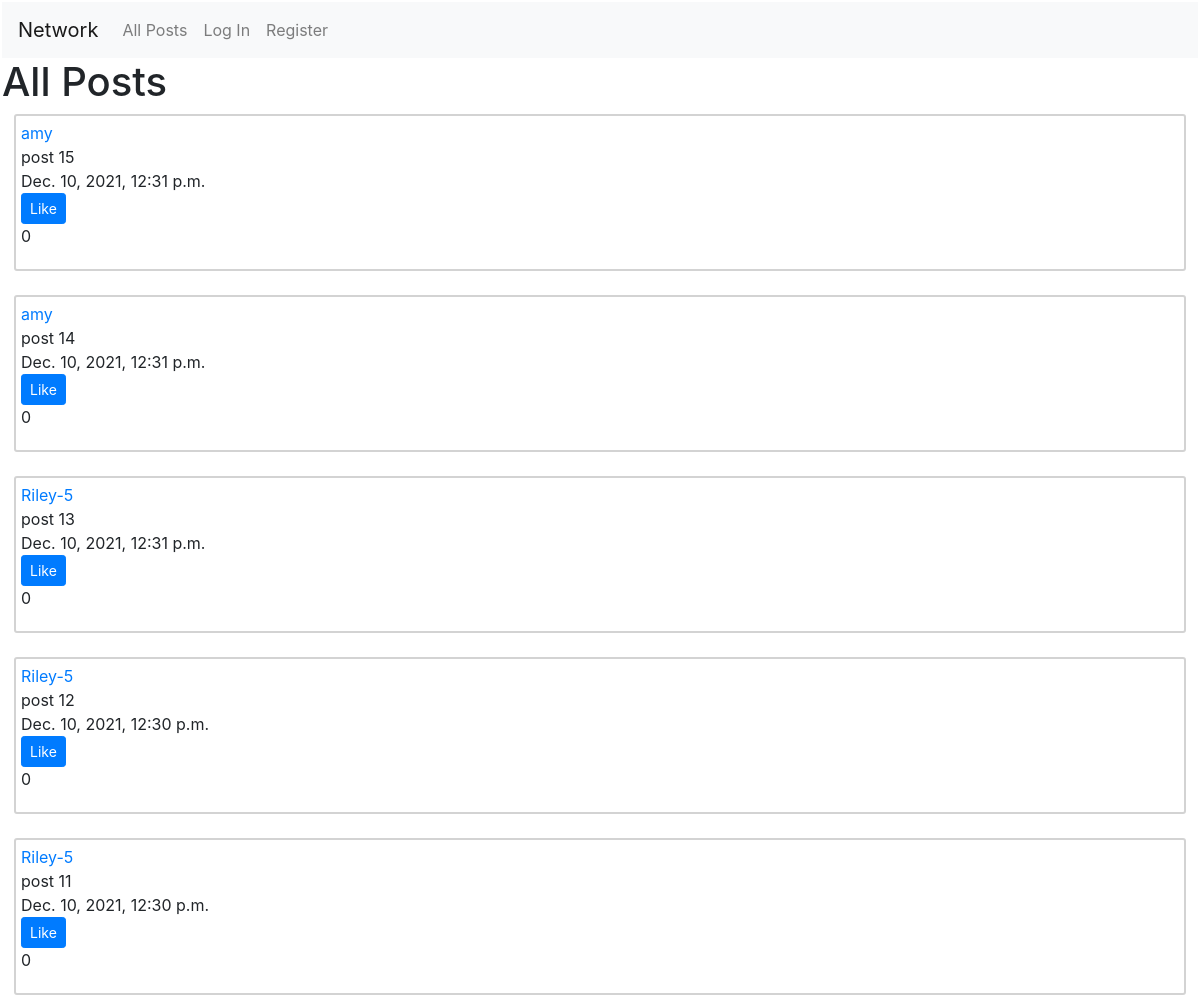
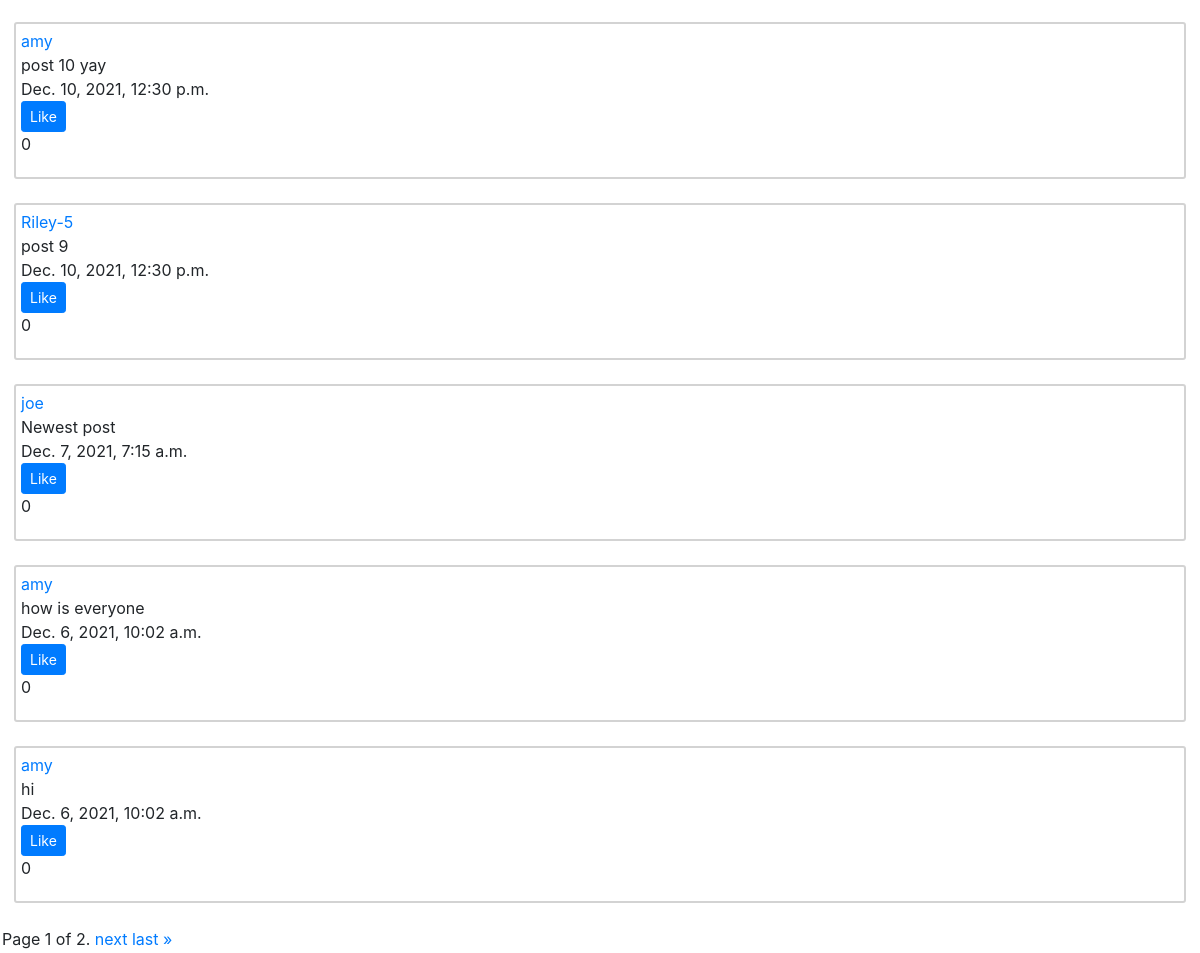
Before: / with the older database file (2 pictures, top to bottom).
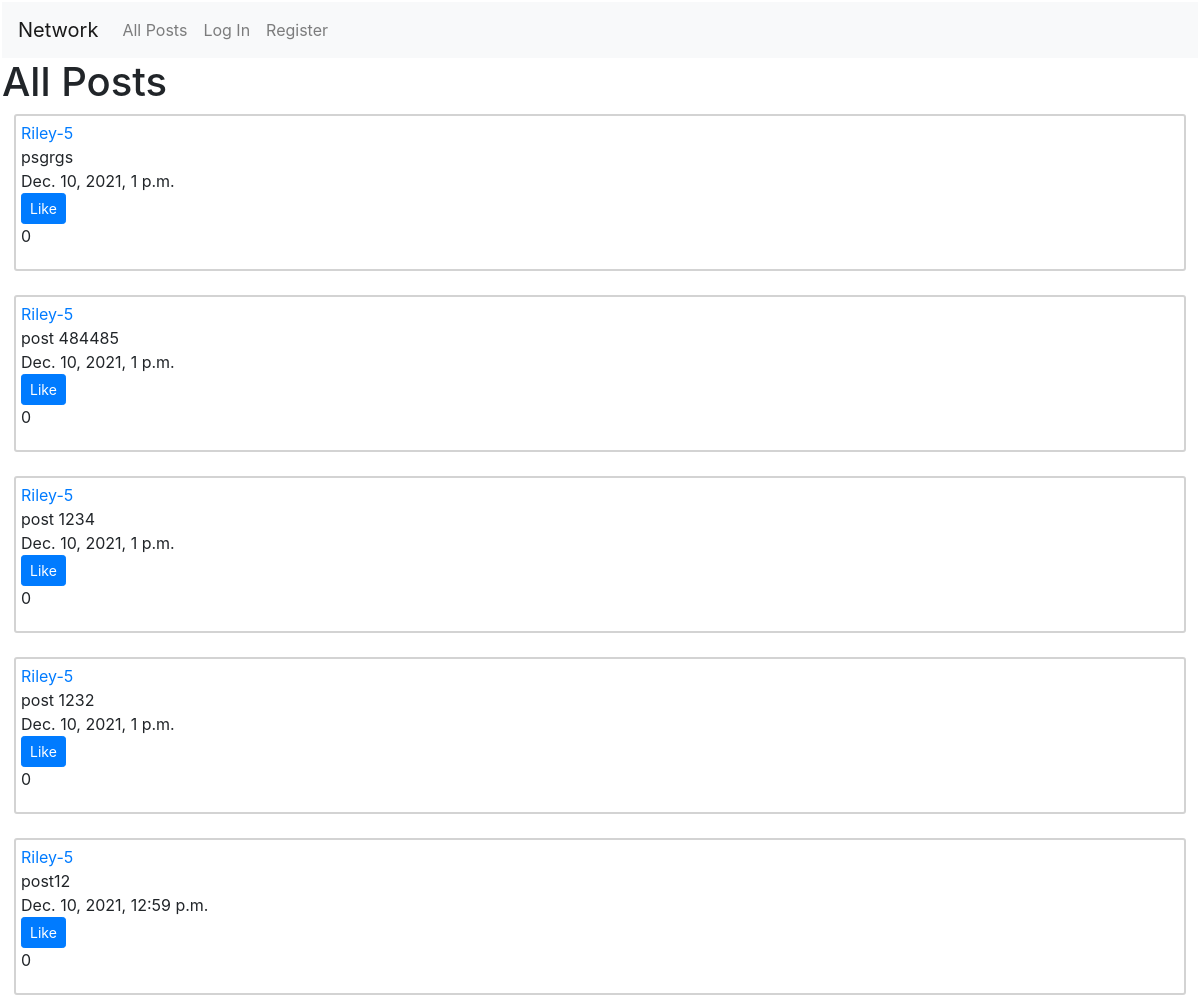
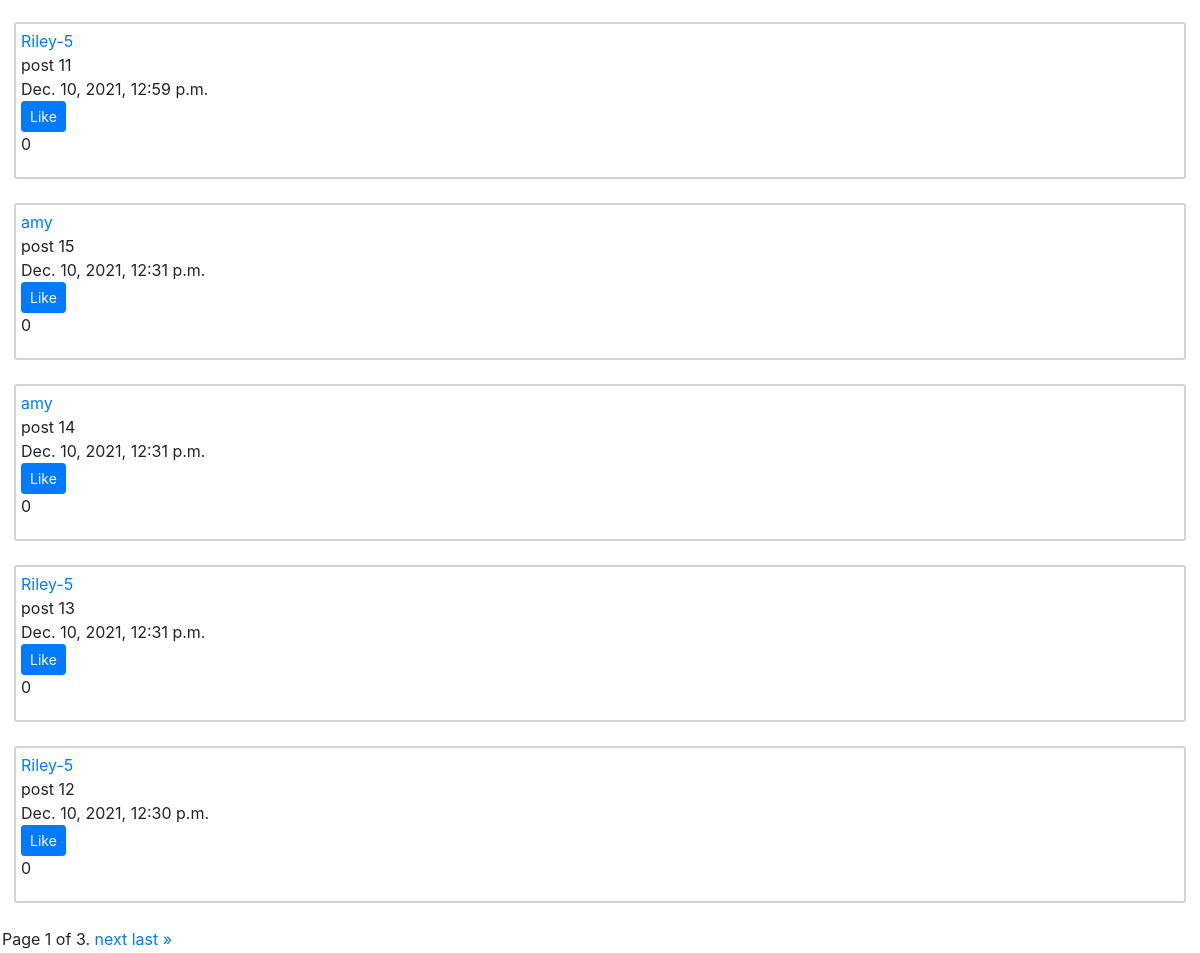
After: the same page with the newer database file (2 pictures, top to bottom).
### network/models.py (models this page shows, shortened)
class Post(models.Model):
    content = models.TextField()
    dateTime = models.DateTimeField(auto_now = False, auto_now_add = True)
    like = models.BigIntegerField(default = 0)
    user = models.ForeignKey(User, on_delete = models.CASCADE, related_name = "user")

class User(AbstractUser):
    pass

### network/views.py (the view)
# urls.py: path("", views.index, name="index"),
def index(request): # Do pagination
    if request.method == "POST":
        form = CreatePostForm(request.POST)
        if form.is_valid():
            post = form.save(commit = False)
            post.user = request.user
            post.save()
            return HttpResponseRedirect(reverse("index"))
    else:
        form = CreatePostForm()
    allPosts = Post.objects.order_by("-dateTime").all()
    postsPerPage = Paginator(allPosts, 10)
    page_number = request.GET.get('page')
    page_obj = postsPerPage.get_page(page_number)
    return render(request, "network/index.html", {
        "allPosts": page_obj,
        "form": form
    })

### network/templates/network/index.html (shortened to what this page needs)
{% extends "network/layout.html" %}
{% load static %}
{% block body %}
    <h1>All Posts</h1>
    {% for post in allPosts %}
        <div class="posts">
            <div id="username">
                <a id="profile-link" href="{% url 'profile' post.user %}">{{ post.user}}</a>
            </div>
            <div id="content">
                {{ post.content }}
            </div>
            <div id="date-time">
                {{ post.dateTime }}
            </div>
            <div id="like-button">
                <button class="btn btn-primary btn-sm" id="like-button">Like</button>
                <p id="number-likes">{{ post.like }}</p>
            </div>
        </div>
        <br>
    {% endfor %}
    <div class="pagination">
        <span class="step-links">
            <span class="current">
                Page {{ allPosts.number }} of {{ allPosts.paginator.num_pages }}.
            </span>
            {% if allPosts.has_next %}
                <a href="?page={{ allPosts.next_page_number }}">next</a>
                <a href="?page={{ allPosts.paginator.num_pages }}">last &raquo;</a>
            {% endif %}
        </span>
    </div>
{% endblock %}

Changed rows visible on the page:
no longer on this page (row unchanged): Post: user "Riley-5", content "post 11", dateTime "Dec. 10, 2021, 12:30 p.m.", like "0"
no longer on this page (row unchanged): Post: user "amy", content "post 10 yay", dateTime "Dec. 10, 2021, 12:30 p.m.", like "0"
no longer on this page (row unchanged): Post: user "Riley-5", content "post 9", dateTime "Dec. 10, 2021, 12:30 p.m.", like "0"
no longer on this page (row unchanged): Post: user "joe", content "Newest post", dateTime "Dec. 7, 2021, 7:15 a.m.", like "0"
no longer on this page (row unchanged): Post: user "amy", content "how is everyone", dateTime "Dec. 6, 2021, 10:02 a.m.", like "0"
no longer on this page (row unchanged): Post: user "amy", content "hi", dateTime "Dec. 6, 2021, 10:02 a.m.", like "0"
added Post: user "Riley-5", content "psgrgs", dateTime "Dec. 10, 2021, 1 p.m.", like "0"
added Post: user "Riley-5", content "post 484485", dateTime "Dec. 10, 2021, 1 p.m.", like "0"
added Post: user "Riley-5", content "post 1234", dateTime "Dec. 10, 2021, 1 p.m.", like "0"
added Post: user "Riley-5", content "post 1232", dateTime "Dec. 10, 2021, 1 p.m.", like "0"
added Post: user "Riley-5", content "post12", dateTime "Dec. 10, 2021, 12:59 p.m.", like "0"
added Post: user "Riley-5", content "post 11", dateTime "Dec. 10, 2021, 12:59 p.m.", like "0"
Other visible differences:
{{ allPosts.paginator.num_pages }}: "2" → "3"
